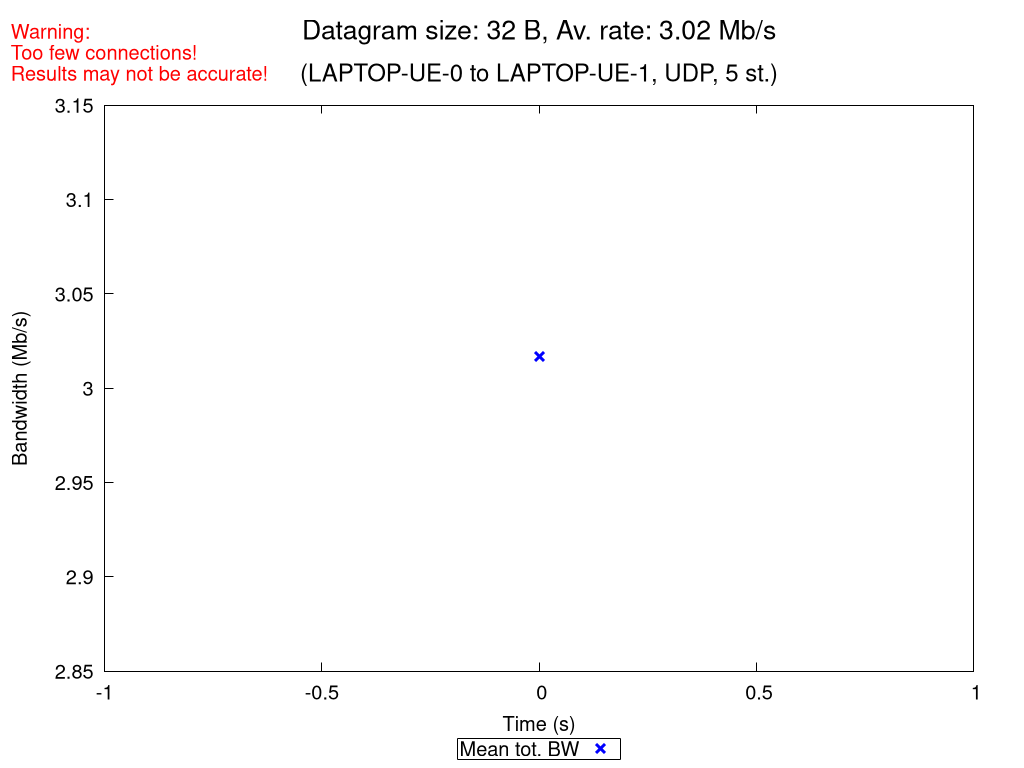

Write gnuplot code to recreate this figure.
set terminal pngcairo nocrop enhanced size 1024,768 font "Verdana,15"
set output "UDP_5_st_2020_10_12_08-02-11_one2two_00032B.png"

set title "{/=20 Datagram size: 32 B, Av. rate: 3.02 Mb/s}\n\n{/=18 (LAPTOP-UE-0 to LAPTOP-UE-1, UDP, 5 st.)}"
set label "Warning:\nToo few connections!\nResults may not be accurate!" at screen 0.01, screen 0.96 tc rgb "red"

set xlabel "Time (s)"
set ylabel "Bandwidth (Mb/s)"
set ytics nomirror
set key bmargin center horizontal box samplen 1 width -1
set bmargin 4.6
set rmargin 4.5

rf = 1000000.0  # rate factor
set style fill transparent solid 0.2 noborder
set autoscale xfix
plot "UDP_5_st_2020_10_12_08-02-11_one2two_00032B_iperf_processed.dat" using 1:($2/rf-$3/rf):($2/rf+$3/rf) with filledcurves lc rgb "blue" notitle, \
     "" using 1:($2/rf) with points pt 2 ps 1.5 lw 3 lc rgb "blue" title "Mean tot. BW", \
